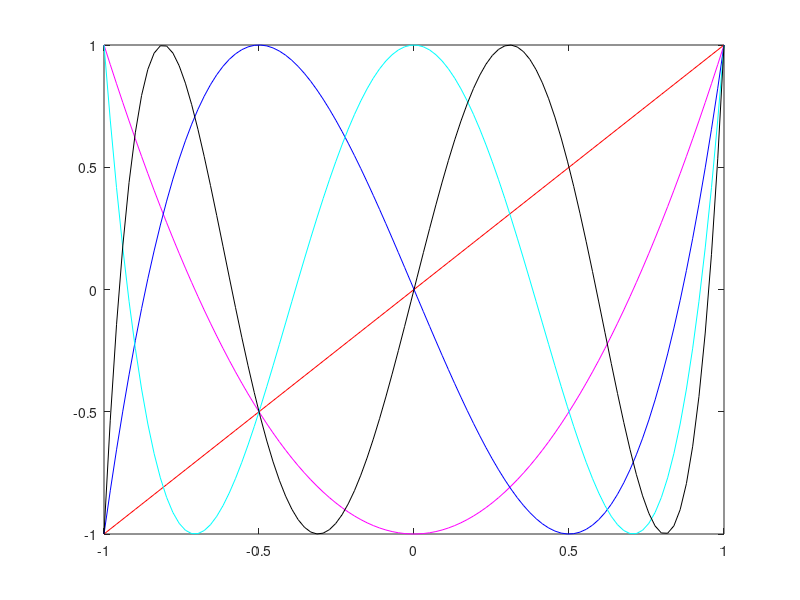

The MATLAB script that drew this image:
t1 = @(x) x;
t2 = @(x) 2*x.^2-1;
t3 = @(x) 4*x.^3-3*x;
t4 = @(x) 8*x.^4-8*x.^2+1;
t5 = @(x) 16*x.^5-20*x.^3+5*x;
x = linspace(-1, 1);
figure()
plot(x, t1(x), 'r-');
hold on
plot(x, t2(x), 'm-');
plot(x, t3(x), 'b-');
plot(x, t4(x), 'c-');
plot(x, t5(x), 'k-');